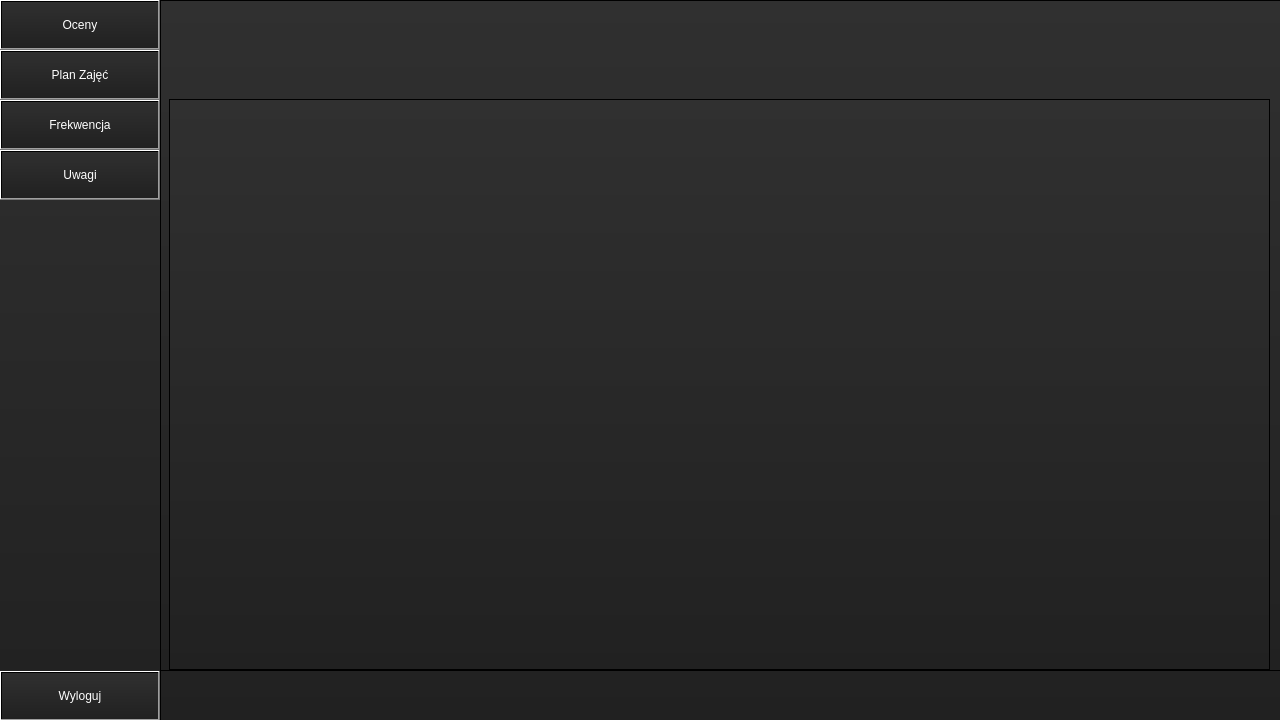
<?xml version="1.0" encoding="UTF-8"?>
<ui version="4.0">
 <class>Nauczyciel</class>
 <widget class="QMainWindow" name="Nauczyciel">
  <property name="geometry">
   <rect>
    <x>0</x>
    <y>0</y>
    <width>1280</width>
    <height>720</height>
   </rect>
  </property>
  <property name="windowTitle">
   <string>MainWindow</string>
  </property>
  <property name="styleSheet">
   <string notr="true">background-color: qlineargradient(spread:pad, x1:0, y1:1, x2:0, y2:0, stop:0 rgba(33, 33, 33, 255), stop:1 rgba(48, 48, 48, 255));
color: rgb(255,255,255);</string>
  </property>
  <widget class="QWidget" name="TeacherWindow">
   <property name="minimumSize">
    <size>
     <width>1280</width>
     <height>720</height>
    </size>
   </property>
   <property name="maximumSize">
    <size>
     <width>1280</width>
     <height>720</height>
    </size>
   </property>
   <widget class="QFrame" name="TeachSideBar">
    <property name="geometry">
     <rect>
      <x>0</x>
      <y>0</y>
      <width>161</width>
      <height>720</height>
     </rect>
    </property>
    <property name="minimumSize">
     <size>
      <width>0</width>
      <height>720</height>
     </size>
    </property>
    <property name="maximumSize">
     <size>
      <width>16777215</width>
      <height>720</height>
     </size>
    </property>
    <property name="frameShape">
     <enum>QFrame::Shape::StyledPanel</enum>
    </property>
    <property name="frameShadow">
     <enum>QFrame::Shadow::Raised</enum>
    </property>
    <widget class="QWidget" name="verticalLayoutWidget">
     <property name="geometry">
      <rect>
       <x>0</x>
       <y>0</y>
       <width>160</width>
       <height>721</height>
      </rect>
     </property>
     <layout class="QVBoxLayout" name="TeachVert">
      <property name="spacing">
       <number>0</number>
      </property>
      <item>
       <widget class="QPushButton" name="TeachGrdBtn">
        <property name="minimumSize">
         <size>
          <width>0</width>
          <height>50</height>
         </size>
        </property>
        <property name="text">
         <string>Oceny</string>
        </property>
        <property name="checkable">
         <bool>true</bool>
        </property>
       </widget>
      </item>
      <item>
       <widget class="QPushButton" name="TeachSchdBtn">
        <property name="minimumSize">
         <size>
          <width>0</width>
          <height>50</height>
         </size>
        </property>
        <property name="text">
         <string>Plan Zajęć</string>
        </property>
        <property name="checkable">
         <bool>true</bool>
        </property>
       </widget>
      </item>
      <item>
       <widget class="QPushButton" name="TeachAttndcBtn">
        <property name="minimumSize">
         <size>
          <width>0</width>
          <height>50</height>
         </size>
        </property>
        <property name="text">
         <string>Frekwencja</string>
        </property>
        <property name="checkable">
         <bool>true</bool>
        </property>
       </widget>
      </item>
      <item>
       <widget class="QPushButton" name="TeachNoteBtn">
        <property name="minimumSize">
         <size>
          <width>0</width>
          <height>50</height>
         </size>
        </property>
        <property name="text">
         <string>Uwagi</string>
        </property>
        <property name="checkable">
         <bool>true</bool>
        </property>
       </widget>
      </item>
      <item>
       <spacer name="verticalSpacer">
        <property name="orientation">
         <enum>Qt::Orientation::Vertical</enum>
        </property>
        <property name="sizeHint" stdset="0">
         <size>
          <width>20</width>
          <height>40</height>
         </size>
        </property>
       </spacer>
      </item>
      <item>
       <widget class="QPushButton" name="TeachLogoutBtn">
        <property name="minimumSize">
         <size>
          <width>0</width>
          <height>50</height>
         </size>
        </property>
        <property name="text">
         <string>Wyloguj</string>
        </property>
       </widget>
      </item>
     </layout>
    </widget>
   </widget>
   <widget class="QFrame" name="TeachGrdMenu">
    <property name="geometry">
     <rect>
      <x>160</x>
      <y>-1</y>
      <width>1121</width>
      <height>671</height>
     </rect>
    </property>
    <property name="frameShape">
     <enum>QFrame::Shape::StyledPanel</enum>
    </property>
    <property name="frameShadow">
     <enum>QFrame::Shadow::Raised</enum>
    </property>
    <widget class="QWidget" name="horizontalLayoutWidget">
     <property name="geometry">
      <rect>
       <x>10</x>
       <y>98</y>
       <width>591</width>
       <height>41</height>
      </rect>
     </property>
     <layout class="QHBoxLayout" name="TeachHori1">
      <property name="spacing">
       <number>15</number>
      </property>
      <item>
       <widget class="QComboBox" name="TeachClassCBox"/>
      </item>
      <item>
       <widget class="QComboBox" name="TeachSubjCBox"/>
      </item>
     </layout>
    </widget>
    <widget class="QLabel" name="TeachClassLabel">
     <property name="geometry">
      <rect>
       <x>20</x>
       <y>78</y>
       <width>61</width>
       <height>16</height>
      </rect>
     </property>
     <property name="text">
      <string>Klasa</string>
     </property>
    </widget>
    <widget class="QLabel" name="TeachSubjLabel">
     <property name="geometry">
      <rect>
       <x>320</x>
       <y>78</y>
       <width>71</width>
       <height>16</height>
      </rect>
     </property>
     <property name="text">
      <string>Przedmiot</string>
     </property>
    </widget>
    <widget class="QTableView" name="TeachGrdList">
     <property name="geometry">
      <rect>
       <x>10</x>
       <y>150</y>
       <width>1101</width>
       <height>521</height>
      </rect>
     </property>
    </widget>
    <widget class="QWidget" name="horizontalLayoutWidget_4">
     <property name="geometry">
      <rect>
       <x>10</x>
       <y>20</y>
       <width>1101</width>
       <height>61</height>
      </rect>
     </property>
     <layout class="QHBoxLayout" name="TeachHori">
      <item>
       <widget class="QPushButton" name="TeachAddGrdBtn">
        <property name="minimumSize">
         <size>
          <width>0</width>
          <height>50</height>
         </size>
        </property>
        <property name="text">
         <string>Dodaj ocenę</string>
        </property>
       </widget>
      </item>
      <item>
       <widget class="QPushButton" name="TeachDelGrdBtn">
        <property name="minimumSize">
         <size>
          <width>0</width>
          <height>50</height>
         </size>
        </property>
        <property name="text">
         <string>Usuń ocenę</string>
        </property>
       </widget>
      </item>
      <item>
       <widget class="QPushButton" name="TeachEditGrdBtn">
        <property name="minimumSize">
         <size>
          <width>0</width>
          <height>50</height>
         </size>
        </property>
        <property name="text">
         <string>Edytuj ocenę</string>
        </property>
       </widget>
      </item>
     </layout>
    </widget>
   </widget>
   <widget class="QFrame" name="TeachAttndcMenu">
    <property name="geometry">
     <rect>
      <x>160</x>
      <y>0</y>
      <width>1121</width>
      <height>671</height>
     </rect>
    </property>
    <property name="frameShape">
     <enum>QFrame::Shape::StyledPanel</enum>
    </property>
    <property name="frameShadow">
     <enum>QFrame::Shadow::Raised</enum>
    </property>
    <widget class="QWidget" name="horizontalLayoutWidget_2">
     <property name="geometry">
      <rect>
       <x>10</x>
       <y>100</y>
       <width>911</width>
       <height>41</height>
      </rect>
     </property>
     <layout class="QHBoxLayout" name="TeachHori3">
      <property name="spacing">
       <number>15</number>
      </property>
      <item>
       <widget class="QComboBox" name="TeachClassCBox_4"/>
      </item>
      <item>
       <widget class="QComboBox" name="TeachSubjCBox_4"/>
      </item>
      <item>
       <widget class="QComboBox" name="TeachDateCBox"/>
      </item>
     </layout>
    </widget>
    <widget class="QLabel" name="TeachClassLabel_2">
     <property name="geometry">
      <rect>
       <x>20</x>
       <y>80</y>
       <width>61</width>
       <height>16</height>
      </rect>
     </property>
     <property name="text">
      <string>Klasa</string>
     </property>
    </widget>
    <widget class="QLabel" name="TeachSubjLabel_2">
     <property name="geometry">
      <rect>
       <x>320</x>
       <y>80</y>
       <width>71</width>
       <height>16</height>
      </rect>
     </property>
     <property name="text">
      <string>Przedmiot</string>
     </property>
    </widget>
    <widget class="QTableView" name="TeachAttndcList">
     <property name="geometry">
      <rect>
       <x>10</x>
       <y>150</y>
       <width>1101</width>
       <height>521</height>
      </rect>
     </property>
    </widget>
    <widget class="QLabel" name="TeachSubjLabel_3">
     <property name="geometry">
      <rect>
       <x>630</x>
       <y>80</y>
       <width>71</width>
       <height>16</height>
      </rect>
     </property>
     <property name="text">
      <string>Data</string>
     </property>
    </widget>
    <widget class="QWidget" name="horizontalLayoutWidget_3">
     <property name="geometry">
      <rect>
       <x>10</x>
       <y>19</y>
       <width>1101</width>
       <height>61</height>
      </rect>
     </property>
     <layout class="QHBoxLayout" name="horizontalLayout_2">
      <item>
       <widget class="QPushButton" name="TeachAddAttndcBtn">
        <property name="minimumSize">
         <size>
          <width>0</width>
          <height>50</height>
         </size>
        </property>
        <property name="text">
         <string>Dodaj obecność</string>
        </property>
       </widget>
      </item>
      <item>
       <widget class="QPushButton" name="TeachDelAttndcBtn">
        <property name="minimumSize">
         <size>
          <width>0</width>
          <height>50</height>
         </size>
        </property>
        <property name="text">
         <string>Usuń obecność</string>
        </property>
       </widget>
      </item>
      <item>
       <widget class="QPushButton" name="TeachEditAttndcBtn">
        <property name="minimumSize">
         <size>
          <width>0</width>
          <height>50</height>
         </size>
        </property>
        <property name="text">
         <string>Zmień obecność</string>
        </property>
       </widget>
      </item>
     </layout>
    </widget>
   </widget>
   <widget class="QFrame" name="TeachNoteMenu">
    <property name="geometry">
     <rect>
      <x>160</x>
      <y>0</y>
      <width>1121</width>
      <height>671</height>
     </rect>
    </property>
    <property name="frameShape">
     <enum>QFrame::Shape::StyledPanel</enum>
    </property>
    <property name="frameShadow">
     <enum>QFrame::Shadow::Raised</enum>
    </property>
    <widget class="QWidget" name="horizontalLayoutWidget_5">
     <property name="geometry">
      <rect>
       <x>10</x>
       <y>100</y>
       <width>601</width>
       <height>41</height>
      </rect>
     </property>
     <layout class="QHBoxLayout" name="TeachHori3_2">
      <property name="spacing">
       <number>15</number>
      </property>
      <item>
       <widget class="QComboBox" name="TeachClassCBox_5"/>
      </item>
      <item>
       <widget class="QComboBox" name="TeachStudCBox_5"/>
      </item>
     </layout>
    </widget>
    <widget class="QLabel" name="TeachClassLabel_3">
     <property name="geometry">
      <rect>
       <x>20</x>
       <y>80</y>
       <width>61</width>
       <height>16</height>
      </rect>
     </property>
     <property name="text">
      <string>Klasa</string>
     </property>
    </widget>
    <widget class="QLabel" name="TeachSubjLabel_4">
     <property name="geometry">
      <rect>
       <x>320</x>
       <y>80</y>
       <width>71</width>
       <height>16</height>
      </rect>
     </property>
     <property name="text">
      <string>Uczeń</string>
     </property>
    </widget>
    <widget class="QTableView" name="TeachNotesList">
     <property name="geometry">
      <rect>
       <x>10</x>
       <y>150</y>
       <width>1101</width>
       <height>521</height>
      </rect>
     </property>
    </widget>
    <widget class="QWidget" name="horizontalLayoutWidget_6">
     <property name="geometry">
      <rect>
       <x>10</x>
       <y>19</y>
       <width>1101</width>
       <height>61</height>
      </rect>
     </property>
     <layout class="QHBoxLayout" name="horizontalLayout_3">
      <item>
       <widget class="QPushButton" name="TeachAddNoteBtn">
        <property name="minimumSize">
         <size>
          <width>0</width>
          <height>50</height>
         </size>
        </property>
        <property name="text">
         <string>Dodaj uwagę</string>
        </property>
       </widget>
      </item>
      <item>
       <widget class="QPushButton" name="TeachDelNoteBtn">
        <property name="minimumSize">
         <size>
          <width>0</width>
          <height>50</height>
         </size>
        </property>
        <property name="text">
         <string>Usuń uwagę</string>
        </property>
       </widget>
      </item>
      <item>
       <widget class="QPushButton" name="TeachEditNoteBtn">
        <property name="minimumSize">
         <size>
          <width>0</width>
          <height>50</height>
         </size>
        </property>
        <property name="text">
         <string>Zmień uwagę</string>
        </property>
       </widget>
      </item>
     </layout>
    </widget>
   </widget>
   <widget class="QFrame" name="TeachSchdMenu">
    <property name="geometry">
     <rect>
      <x>160</x>
      <y>0</y>
      <width>1121</width>
      <height>671</height>
     </rect>
    </property>
    <property name="frameShape">
     <enum>QFrame::Shape::StyledPanel</enum>
    </property>
    <property name="frameShadow">
     <enum>QFrame::Shadow::Raised</enum>
    </property>
    <widget class="QScrollArea" name="TeachScroll">
     <property name="geometry">
      <rect>
       <x>9</x>
       <y>99</y>
       <width>1101</width>
       <height>571</height>
      </rect>
     </property>
     <property name="widgetResizable">
      <bool>true</bool>
     </property>
     <widget class="QWidget" name="TeachScrollContents">
      <property name="geometry">
       <rect>
        <x>0</x>
        <y>0</y>
        <width>1099</width>
        <height>569</height>
       </rect>
      </property>
      <widget class="QWidget" name="TeachGridWidget" native="true">
       <property name="geometry">
        <rect>
         <x>0</x>
         <y>0</y>
         <width>1101</width>
         <height>571</height>
        </rect>
       </property>
       <widget class="QWidget" name="gridLayoutWidget">
        <property name="geometry">
         <rect>
          <x>0</x>
          <y>0</y>
          <width>1101</width>
          <height>571</height>
         </rect>
        </property>
        <layout class="QGridLayout" name="gridLayout"/>
       </widget>
      </widget>
     </widget>
    </widget>
   </widget>
   <zorder>TeachSideBar</zorder>
   <zorder>TeachAttndcMenu</zorder>
   <zorder>TeachGrdMenu</zorder>
   <zorder>TeachNoteMenu</zorder>
   <zorder>TeachSchdMenu</zorder>
  </widget>
 </widget>
 <resources/>
 <connections/>
</ui>
